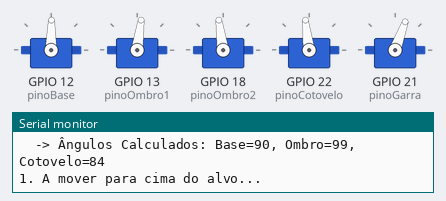
Bench run of a sketch on a simulated ESP32. Shown: 5 × servo, the last lines printed to the serial monitor.

Above: at 3.05 s.
At 3.7 s:
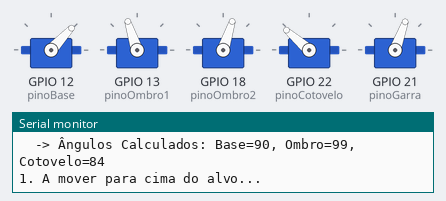
At 4.4 s:
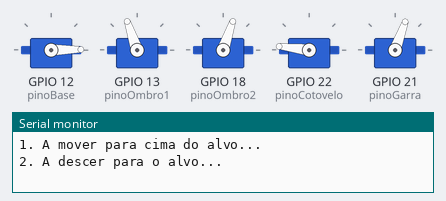
At 5.7 s:
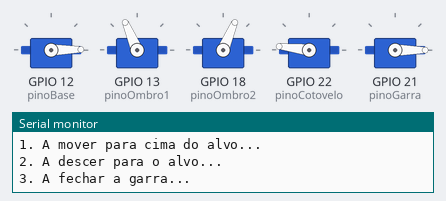
At 7.0 s:
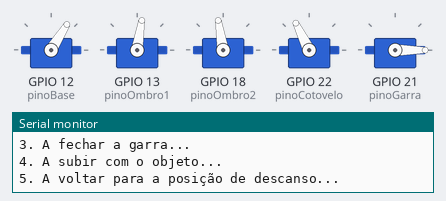
At 8.35 s:
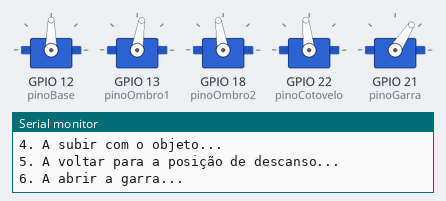
Timing chart, 0 to 16.7 s (numbered marks = the images above):
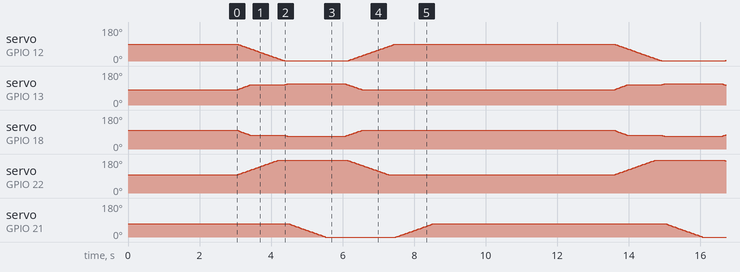

The sketch:

codigo_base_movimentacao.ino
```cpp
/*
 * =================================================================================
 * CÓDIGO DE SEQUÊNCIA DE MOVIMENTO PARA ALVO ESPECÍFICO
 * =================================================================================
 * Autor: Gemini AI
 * Versão: 1.5 (Correção de movimento do Cotovelo)
 *
 * Descrição:
 * V1.5 tenta corrigir o problema do cotovelo não se mover, invertendo o ângulo
 * enviado para o servo. Se a montagem física do servo estiver ao contrário do
 * que a matemática espera, esta alteração deve corrigir o movimento.
 *
 * Como usar:
 * 1. VERIFIQUE SE O FIO DE SINAL DO SERVO DO COTOVELO ESTÁ LIGADO AO PINO 22.
 * 2. Carregue este código.
 * 3. Se o cotovelo se mover na direção oposta, remova o "180 - " da linha
 * de comando do servoCotovelo na função mover_braco_suave.
 * =================================================================================
*/

// --- BIBLIOTECAS ---
#include <ESP32Servo.h>
#include <math.h>

// --- PINOS DE CONEXÃO (Ajuste conforme a sua montagem) ---
const int pinoOmbro1    = 13;
const int pinoOmbro2    = 18;
// ATENÇÃO: Verifique se o servo do cotovelo está mesmo ligado ao pino 22.
const int pinoCotovelo  = 22;
const int pinoGarra     = 21;
const int pinoBase      = 12;

// --- OBJETOS DOS SERVOS ---
Servo servoOmbro1;
Servo servoOmbro2;
Servo servoCotovelo;
Servo servoGarra;
Servo servoBase;

// --- PARÂMETROS DO ROBÔ (CALIBRAÇÃO) ---
const float L1 = 19.0; // Comprimento do link do "ombro"
const float L2 = 24.0; // Comprimento do link do "cotovelo"

// --- PARÂMETROS DA SEQUÊNCIA (AJUSTE AQUI) ---
// CORREÇÃO: Utilizar uma posição de alvo com Z positivo (acima do chão).
// Um Z negativo é fisicamente impossível e causa erros de cálculo.
const float POSICAO_ALVO[3]    = {0.1, 20.0, 39.0};
// Posição segura de descanso/início
const float POSICAO_DESCANSO[3] = {20.0, 0.0, 25.0};
// Altura segura acima do alvo para evitar colisões
const float ALTURA_SEGURANCA_CM = 10.0;


// Ângulos da garra
const int GARRA_ABERTA = 70;
const int GARRA_FECHADA = 0;

// Velocidade do movimento
const int VELOCIDADE = 15; // Delay em ms. Valores maiores = movimento mais lento.

// --- ESTRUTURA PARA ARMAZENAR ÂNGULOS ---
struct AngulosBraco {
  int base;
  int ombro;
  int cotovelo;
};

// --- VARIÁVEIS GLOBAIS DE POSIÇÃO ATUAL ---
int anguloAtualBase = 90;
int anguloAtualOmbro = 90;
int anguloAtualCotovelo = 90;
int anguloAtualGarra = GARRA_ABERTA;

// --- PROTÓTIPOS DAS FUNÇÕES ---
AngulosBraco calcular_cinematica_inversa(float x, float y, float z);
void mover_braco_suave(int anguloBaseFinal, int anguloOmbroFinal, int anguloCotoveloFinal, int anguloGarraFinal, int velocidade);

void setup() {
  Serial.begin(115200);
  Serial.println("\n\n=== INICIANDO SEQUÊNCIA DE MOVIMENTO PARA ALVO (v1.5) ===");

  // Anexa todos os servos
  servoBase.attach(pinoBase);
  servoOmbro1.attach(pinoOmbro1);
  servoOmbro2.attach(pinoOmbro2);
  servoCotovelo.attach(pinoCotovelo);
  servoGarra.attach(pinoGarra);

  // Coloca o braço na posição de descanso
  Serial.println("A posicionar o braço na posição de descanso...");
  AngulosBraco angulosIniciais = calcular_cinematica_inversa(POSICAO_DESCANSO[0], POSICAO_DESCANSO[1], POSICAO_DESCANSO[2]);

  // Define a posição atual e move instantaneamente para lá
  anguloAtualBase = angulosIniciais.base;
  anguloAtualOmbro = angulosIniciais.ombro;
  anguloAtualCotovelo = angulosIniciais.cotovelo;
  servoBase.write(anguloAtualBase);
  servoOmbro1.write(180 - anguloAtualOmbro); // Comando invertido para o ombro
  servoOmbro2.write(anguloAtualOmbro);      // Comando invertido para o ombro
  servoCotovelo.write(180 - anguloAtualCotovelo); // Comando do cotovelo também invertido
  servoGarra.write(anguloAtualGarra); // Escreve o ângulo inicial da garra (aberta)

  Serial.println("A sequência começará em 3 segundos...");
  delay(3000);
}

void loop() {
  // Define as coordenadas de trabalho
  float pos_alvo[3] = {POSICAO_ALVO[0], POSICAO_ALVO[1], POSICAO_ALVO[2]};
  float pos_acima_alvo[3] = {POSICAO_ALVO[0], POSICAO_ALVO[1], POSICAO_ALVO[2] + ALTURA_SEGURANCA_CM};
  float pos_descanso[3] = {POSICAO_DESCANSO[0], POSICAO_DESCANSO[1], POSICAO_DESCANSO[2]};

  // Calcula todos os ângulos necessários no início do ciclo
  AngulosBraco angulosAlvo = calcular_cinematica_inversa(pos_alvo[0], pos_alvo[1], pos_alvo[2]);
  AngulosBraco angulosAcimaAlvo = calcular_cinematica_inversa(pos_acima_alvo[0], pos_acima_alvo[1], pos_acima_alvo[2]);
  AngulosBraco angulosDescanso = calcular_cinematica_inversa(pos_descanso[0], pos_descanso[1], pos_descanso[2]);


  // === NOVA SEQUÊNCIA DE "PEGAR E SOLTAR" ===

  // --- ETAPA 1: IR PARA UM PONTO SEGURO ACIMA DO ALVO ---
  Serial.println("1. A mover para cima do alvo...");
  mover_braco_suave(angulosAcimaAlvo.base, angulosAcimaAlvo.ombro, angulosAcimaAlvo.cotovelo, GARRA_ABERTA, VELOCIDADE);

  // --- ETAPA 2: DESCER ATÉ AO ALVO ---
  Serial.println("2. A descer para o alvo...");
  mover_braco_suave(angulosAlvo.base, angulosAlvo.ombro, angulosAlvo.cotovelo, GARRA_ABERTA, VELOCIDADE);

  // --- ETAPA 3: FECHAR A GARRA PARA PEGAR ---
  Serial.println("3. A fechar a garra...");
  mover_braco_suave(anguloAtualBase, anguloAtualOmbro, anguloAtualCotovelo, GARRA_FECHADA, VELOCIDADE);
  delay(500); // Pausa para firmar a garra

  // --- ETAPA 4: SUBIR COM O OBJETO ---
  Serial.println("4. A subir com o objeto...");
  mover_braco_suave(angulosAcimaAlvo.base, angulosAcimaAlvo.ombro, angulosAcimaAlvo.cotovelo, GARRA_FECHADA, VELOCIDADE);

  // --- ETAPA 5: VOLTAR À POSIÇÃO DE DESCANSO ---
  Serial.println("5. A voltar para a posição de descanso...");
  mover_braco_suave(angulosDescanso.base, angulosDescanso.ombro, angulosDescanso.cotovelo, GARRA_FECHADA, VELOCIDADE);

  // --- ETAPA 6: ABRIR A GARRA PARA SOLTAR ---
  Serial.println("6. A abrir a garra...");
  mover_braco_suave(anguloAtualBase, anguloAtualOmbro, anguloAtualCotovelo, GARRA_ABERTA, VELOCIDADE);


  Serial.println("\n=== CICLO COMPLETO. A REINICIAR EM 5 SEGUNDOS. ===");
  delay(5000);
}


// --- FUNÇÕES AUXILIARES (Cinemática e Movimento) ---

AngulosBraco calcular_cinematica_inversa(float x, float y, float z) {
  AngulosBraco angulos;
  Serial.printf("\nA calcular ângulos para X:%.1f Y:%.1f Z:%.1f\n", x, y, z);
  angulos.base = atan2(y, x) * 180.0 / M_PI;
  float r = sqrt(pow(x, 2) + pow(y, 2));
  float d = sqrt(pow(r, 2) + pow(z, 2));
  if (d > (L1 + L2)) {
      Serial.println("AVISO: Ponto fora de alcance!");
      d = L1 + L2 - 0.1;
  }
  float alfa = acos((pow(L1, 2) + pow(d, 2) - pow(L2, 2)) / (2 * L1 * d)) * 180.0 / M_PI;
  float beta = acos((pow(L1, 2) + pow(L2, 2) - pow(d, 2)) / (2 * L1 * L2)) * 180.0 / M_PI;
  angulos.ombro = (atan2(z, r) * 180.0 / M_PI) + alfa;
  angulos.cotovelo = 180.0 - beta;
  angulos.base = 90 - angulos.base;
  angulos.base = constrain(angulos.base, 0, 180);
  angulos.ombro = constrain(angulos.ombro, 0, 180);
  angulos.cotovelo = constrain(angulos.cotovelo, 0, 180);

  // DIAGNÓSTICO: Imprime os ângulos finais calculados
  Serial.printf("  -> Ângulos Calculados: Base=%d, Ombro=%d, Cotovelo=%d\n", angulos.base, angulos.ombro, angulos.cotovelo);
  return angulos;
}

void mover_braco_suave(int anguloBaseFinal, int anguloOmbroFinal, int anguloCotoveloFinal, int anguloGarraFinal, int velocidade) {
  bool movimentoCompleto = false;
  while (!movimentoCompleto) {
      movimentoCompleto = true;
      if (anguloAtualBase != anguloBaseFinal) { anguloAtualBase += (anguloBaseFinal > anguloAtualBase) ? 1 : -1; movimentoCompleto = false; }
      if (anguloAtualOmbro != anguloOmbroFinal) { anguloAtualOmbro += (anguloOmbroFinal > anguloAtualOmbro) ? 1 : -1; movimentoCompleto = false; }
      if (anguloAtualCotovelo != anguloCotoveloFinal) { anguloAtualCotovelo += (anguloCotoveloFinal > anguloAtualCotovelo) ? 1 : -1; movimentoCompleto = false; }
      if (anguloAtualGarra != anguloGarraFinal) { anguloAtualGarra += (anguloGarraFinal > anguloAtualGarra) ? 1 : -1; movimentoCompleto = false; }

      servoBase.write(anguloAtualBase);
      // CORREÇÃO: Lógica dos servos do ombro invertida para corrigir a direção do movimento vertical.
      servoOmbro1.write(180 - anguloAtualOmbro);
      servoOmbro2.write(anguloAtualOmbro);
      // CORREÇÃO: Invertendo o ângulo do cotovelo. Se ele se mover na direção errada, remova o "180 - ".
      servoCotovelo.write(180 - anguloAtualCotovelo);
      servoGarra.write(anguloAtualGarra);
      delay(velocidade);
  }
}
```
